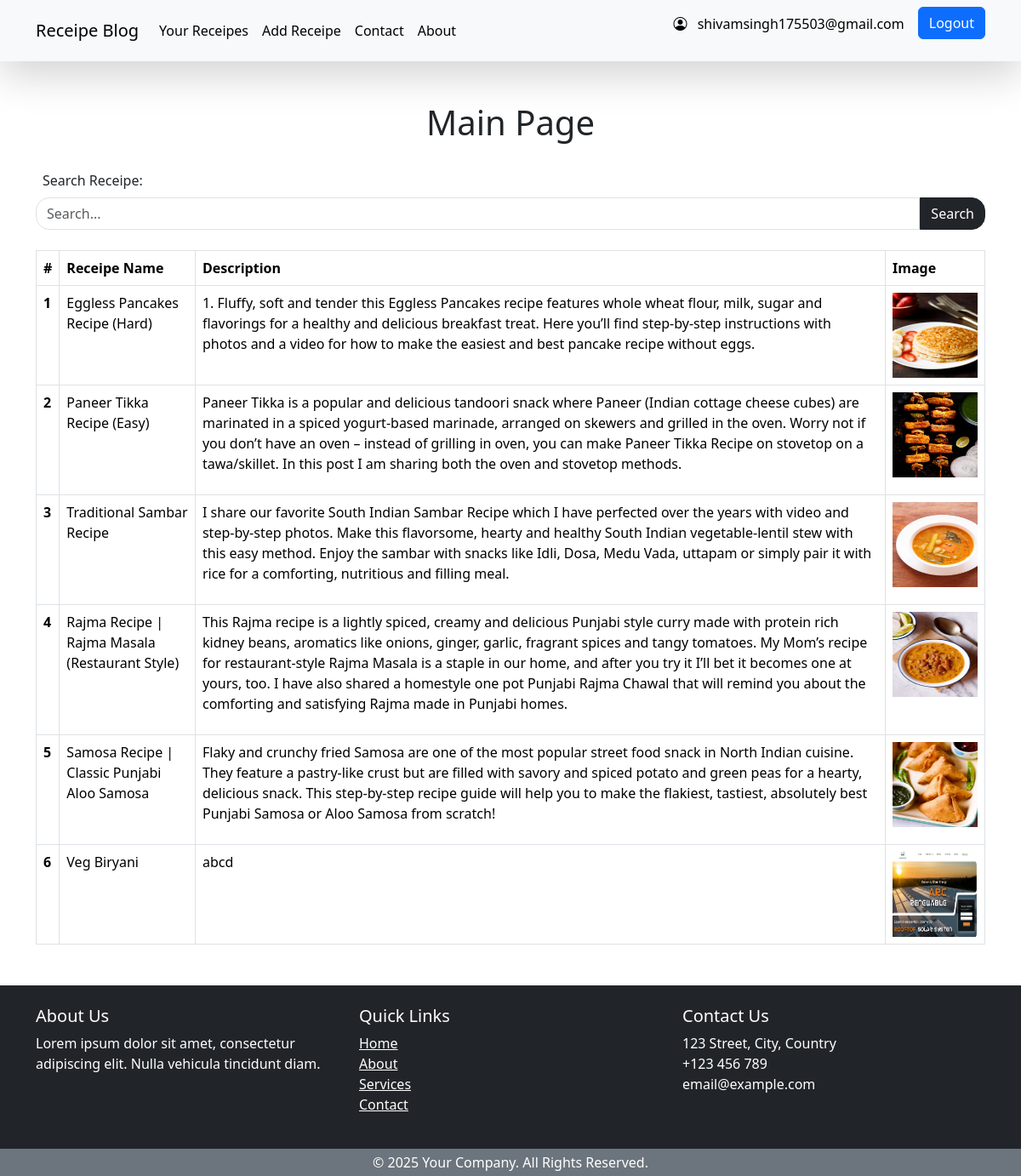
/ (signed in), run on the app's committed database.
### recipeProject/models.py (models this page shows)
class Receipe(models.Model):
    user = models.ForeignKey(User, on_delete=models.SET_NULL, null=True, blank=True)
    receipe_name = models.CharField(max_length=100)
    receipe_desc = models.TextField()
    receipe_image = models.ImageField(upload_to="receipe/")

### basic_setup_01/views.py (the view)
# urls.py: path('', views.main, name='main'),
def main(request):
    queryset = Receipe.objects.all()
    context = {'receipes': queryset}
    if request.GET.get("search"):
        search = request.GET.get("search")
        queryset = queryset.filter(receipe_name__icontains = search)
        context = {'receipes': queryset, 'search':True}
    return render(request, 'main.html', context)

### templates/main.html (shortened to what this page needs)
{% extends "layout.html" %}
{% block content %}
    <div class="container mt-5" >
        <div class="d-flex justify-content-center mt-4">
            <h1>Main Page</h1>
        </div>
        <form class="mt-4">
            <label for="search_receipe" class="form-label ps-2">Search Receipe:</label>
            <div class="d-flex">
                <input name='search' type="text" class="form-control rounded-4 rounded-end-0" id="search_receipe" placeholder={{search}}"Search...">
                <button type='submit' class='btn btn-dark rounded-4 rounded-start-0'>Search</button>
            </div>
        </form>
        <table class="table table-bordered mt-4">
            <thead>
              <tr>
                <th scope="col">#</th>
                <th scope="col">Receipe Name</th>
                <th scope="col">Description</th>
                <th scope="col">Image</th>
              </tr>
            </thead>
            <tbody>
            {% for receipe in receipes  %}
              <tr>
                <th scope="row">{{forloop.counter}}</th>
                <td>{{receipe.receipe_name}}</td>
                <td>
                    <p>{{receipe.receipe_desc}}</p>
                </td>
                <td>
                    <img src="/receipe/media/{{receipe.receipe_image}}" width="100px" height="100px">
                </td>
              </tr>
            {% endfor %}
            </tbody>
          </table>
    </div>
{% endblock content %}

### templates/navbar.html (shortened to what this page needs)
{% load static %}
<!DOCTYPE html>
<html lang="en">
<head>
    <link rel="stylesheet" href="{% static 'css/bootstrap.min.css' %}">
    <link rel="stylesheet" href="{% static 'icons/bootstrap-icons.css' %}">
</head>
<body>
    <nav class="navbar navbar-expand-lg bg-body-tertiary sticky-top shadow-lg">
        <div class="container">
          <a class="navbar-brand" href="/">Receipe Blog</a>
          <div class="collapse navbar-collapse" id="navbarSupportedContent">
            <ul class="navbar-nav me-auto mb-2 mb-lg-0">
              {% if request.user.is_authenticated %}
                <li class="nav-item ">
                    <a class="nav-link active" href="/receipe/user/{{request.user}}">Your Receipes</a>
                </li>
                <li class="nav-item">
                  <a class="nav-link active" href="/receipe/add-receipe">Add Receipe</a>
                </li>
                {% else %}
                <li class="nav-item">
                  <a class="nav-link active" href="/">All Receipes</a>
                </li>
                {% endif %}
                <li class="nav-item">
                  <a class="nav-link active" aria-current="page" href="/home/contact">Contact</a>
                </li>
                <li class="nav-item">
                    <a class="nav-link active" aria-current="page" href="/home/about">About</a>
                </li>
            </ul>
            <ul class="navbar-nav gap-2">
              {% if request.user.is_authenticated %}
                <li class="nav-item">
                  <P class="nav-link active" href="#">
                    <i class="bi bi-person-circle pe-2"></i>
                    {{request.user}}
                  </P>
                </li>
                <li class="nav-item">
                  <a class="btn btn-primary" href="/auth/signout">Logout</a>
                </li>
              {% endif %}
            </ul>
          </div>
        </div>
      </nav>
</body>
</html>

### data on the page
Receipe: receipe_name "Eggless Pancakes Recipe (Hard)", receipe_desc "1. Fluffy, soft and tender this Eggless Pancakes recipe features whole wheat flour, milk, sugar and flavorings for a healthy and delicious breakfast treat. Here you’ll find step-by-step instructions with photos and a video for how to make the easiest and best pancake recipe without eggs.", receipe_image (picture)
Receipe: receipe_name "Paneer Tikka Recipe (Easy)", receipe_desc "Paneer Tikka is a popular and delicious tandoori snack where Paneer (Indian cottage cheese cubes) are marinated in a spiced yogurt-based marinade, arranged on skewers and grilled in the oven. Worry not if you don’t have an oven – instead of grilling in oven, you can make Paneer Tikka Recipe on stovetop on a tawa/skillet. In this post I am sharing both the oven and stovetop methods.", receipe_image (picture)
Receipe: receipe_name "Traditional Sambar Recipe", receipe_desc "I share our favorite South Indian Sambar Recipe which I have perfected over the years with video and step-by-step photos. Make this flavorsome, hearty and healthy South Indian vegetable-lentil stew with this easy method. Enjoy the sambar with snacks like Idli, Dosa, Medu Vada, uttapam or simply pair it with rice for a comforting, nutritious and filling meal.", receipe_image (picture)
Receipe: receipe_name "Rajma Recipe | Rajma Masala (Restaurant Style)", receipe_desc "This Rajma recipe is a lightly spiced, creamy and delicious Punjabi style curry made with protein rich kidney beans, aromatics like onions, ginger, garlic, fragrant spices and tangy tomatoes. My Mom’s recipe for restaurant-style Rajma Masala is a staple in our home, and after you try it I’ll bet it becomes one at yours, too. I have also shared a homestyle one pot Punjabi Rajma Chawal that will remind you about the comforting and satisfying Rajma made in Punjabi homes.", receipe_image (picture)
Receipe: receipe_name "Samosa Recipe | Classic Punjabi Aloo Samosa", receipe_desc "Flaky and crunchy fried Samosa are one of the most popular street food snack in North Indian cuisine. They feature a pastry-like crust but are filled with savory and spiced potato and green peas for a hearty, delicious snack. This step-by-step recipe guide will help you to make the flakiest, tastiest, absolutely best Punjabi Samosa or Aloo Samosa from scratch!", receipe_image (picture)
Receipe: receipe_name "Veg Biryani", receipe_desc "abcd", receipe_image (picture)

### other printed values
{{ request.user }} "shivamsingh175503@gmail.com"
